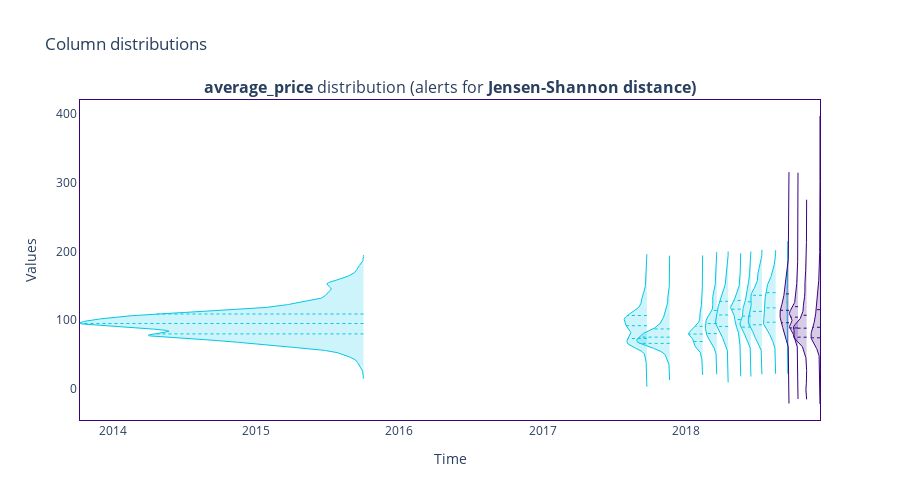

The notebook cell saved with this chart:
### Code cell
figure = results.filter(column_names=['average_price'], methods=['jensen_shannon']).plot(kind='distribution')
figure.show()
